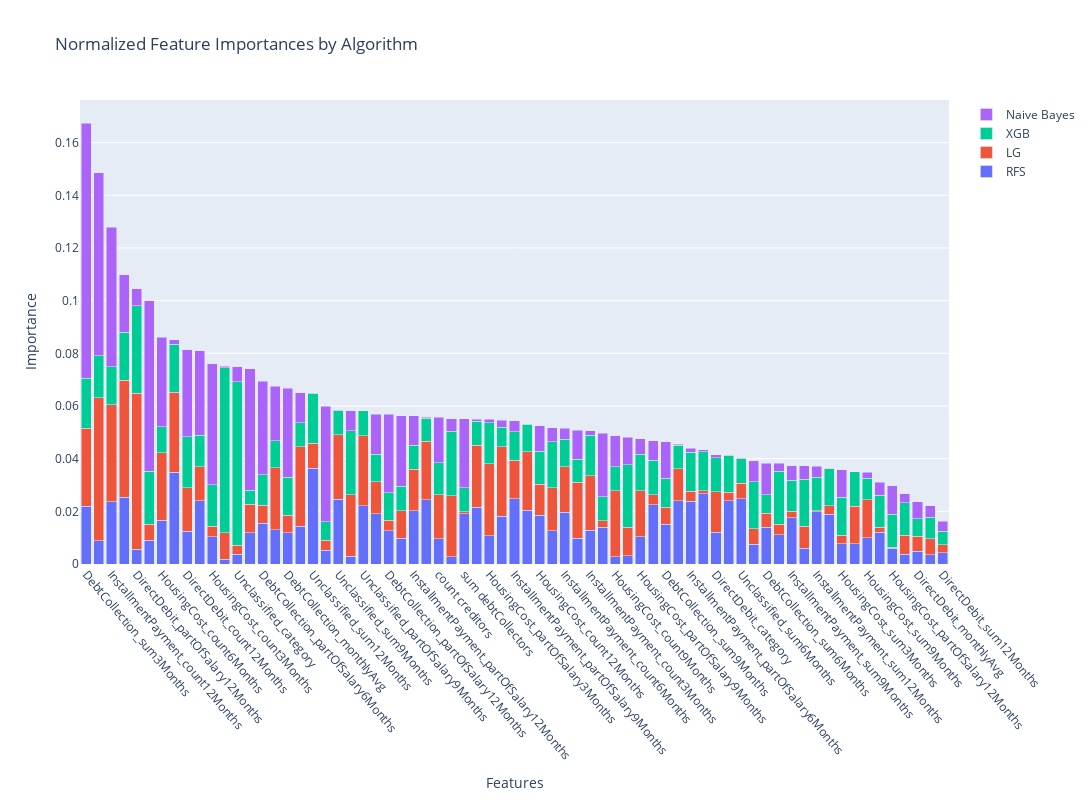

Notebook source saved alongside this figure:
### Markdown cell above
## Features 200 - 270

### Code cell
# Keep the first feature (column)
first_feature = base.iloc[:, 0]

# Select columns from 50 to 100 (note: column index is 0-based, so 50-100 is 49-99)
selected_features = base.iloc[:, 200:270]

# Combine the first feature with the selected features
forforsta = pd.concat([first_feature, selected_features], axis=1)


preprocessor = DataPreprocessor(forforsta)
(Xtrain, Ytrain), (Xtest, Ytest), train_upsampled,  = preprocessor.get_split_data_with_upsample_and_scaling(0.7)

# Example usage
models = ['naive_bayes', 'xgboost', 'random_forest', 'logistic_regression']

optimizer = ModelOptimizer(models=models, X_train=Xtrain, y_train=Ytrain, n_trials=100)
best_params, best_models = optimizer.run()

# Usage
# Assuming best_models, Xtrain, Ytrain, Xtest, Ytest, train_upsampled are predefined
evaluator = ModelEvaluator(Xtrain, Ytrain, Xtest, Ytest, best_models)
evaluator.evaluate_models()
evaluator.plot_roc_curves()


# Usage
# Assuming best_models, train_upsampled, and forforsta are predefined
feature_importance = FeatureImportance(train_upsampled, best_models, forforsta)
feature_importance.calculate_importances()
feature_importance.calculate_cumulative_importance()
features_to_keep, features_to_discard = feature_importance.find_highly_correlated_features()

print("Features to keep:", features_to_keep)
print("Features to discard:", features_to_discard)

sorted_features = feature_importance.plot_importances()


## Filter away highly correlated features and take away the absolut worst
filtered_list = [item for item in sorted_features if item not in features_to_discard]
selectionFive = filtered_list[:15]

### Figure 1 — Plotly figure (JSON) as saved in the notebook; plotly's stock layout.template omitted (floating-point values rounded to 4 significant figures)
{"data": [{"name": "RFS", "type": "bar", "x": ["DebtCollection_sum3Months", "InstallmentPayment_count9Months", "InstallmentPayment_count12Months", "HousingCost_category", "DirectDebit_partOfSalary12Months", "Unclassified_count12Months", "HousingCost_count6Months", "Unclassified_sum3Months", "DirectDebit_count12Months", "DebtCollection_sum12Months", "HousingCost_count3Months", "DirectDebit_count9Months", "Unclassified_category", "Unclassified_count6Months", "DebtCollection_partOfSalary6Months", "Unclassified_count9Months", "DebtCollection_monthlyAvg", "DebtCollection_partOfSalary3Months", "Unclassified_sum12Months", "Unclassified_count3Months", "Unclassified_sum9Months", "DirectDebit_partOfSalary3Months", "Unclassified_partOfSalary9Months", "DebtCollection_partOfSalary9Months", "DebtCollection_partOfSalary12Months", "count debtCollectors", "InstallmentPayment_partOfSalary12Months", "Unclassified_partOfSalary3Months", "count creditors", "DirectDebit_partOfSalary6Months", "sum debtCollectors", "InstallmentPayment_monthlyAvg", "HousingCost_partOfSalary3Months", "InstallmentPayment_category", "InstallmentPayment_partOfSalary9Months", "Unclassified_monthlyAvg", "HousingCost_count12Months", "HousingCost_sum6Months", "InstallmentPayment_count6Months", "HousingCost_partOfSalary6Months", "InstallmentPayment_count3Months", "sum creditors", "HousingCost_count9Months", "DirectDebit_partOfSalary9Months", "HousingCost_partOfSalary9Months", "InstallmentPayment_sum3Months", "DebtCollection_sum9Months", "Unclassified_partOfSalary12Months", "InstallmentPayment_partOfSalary6Months", "Unclassified_partOfSalary6Months", "DirectDebit_category", "InstallmentPayment_partOfSalary3Months", "Unclassified_sum6Months", "DirectDebit_count3Months", "DebtCollection_sum6Months", "DirectDebit_count6Months", "InstallmentPayment_sum9Months", "DirectDebit_sum3Months", "InstallmentPayment_sum12Months", "InstallmentPayment_sum6Months", "HousingCost_sum3Months", "HousingCost_monthlyAvg", "HousingCost_sum9Months", "HousingCost_sum12Months", "HousingCost_partOfSalary12Months", "DirectDebit_sum6Months", "DirectDebit_monthlyAvg", "DirectDebit_sum9Months", "DirectDebit_sum12Months"], "y": [0.0219, 0.008922, 0.02362, 0.02536, 0.005551, 0.009031, 0.01655, 0.03491, 0.01251, 0.02402, 0.01028, 0.001732, 0.003699, 0.01191, 0.01542, 0.01295, 0.01178, 0.01435, 0.03639, 0.005162, 0.02465, 0.003016, 0.02218, 0.01918, 0.01258, 0.009779, 0.02019, 0.02448, 0.009616, 0.002746, 0.0191, 0.02154, 0.01064, 0.01819, 0.0248, 0.02033, 0.01849, 0.0126, 0.01963, 0.009717, 0.0128, 0.01398, 0.002773, 0.003185, 0.01028, 0.02241, 0.01516, 0.02395, 0.0238, 0.02675, 0.01207, 0.02404, 0.02481, 0.007555, 0.01404, 0.01114, 0.01755, 0.006004, 0.01986, 0.0189, 0.007739, 0.007598, 0.009883, 0.01203, 0.006001, 0.003634, 0.004834, 0.003488, 0.004264]}, {"name": "LG", "type": "bar", "x": ["DebtCollection_sum3Months", "InstallmentPayment_count9Months", "InstallmentPayment_count12Months", "HousingCost_category", "DirectDebit_partOfSalary12Months", "Unclassified_count12Months", "HousingCost_count6Months", "Unclassified_sum3Months", "DirectDebit_count12Months", "DebtCollection_sum12Months", "HousingCost_count3Months", "DirectDebit_count9Months", "Unclassified_category", "Unclassified_count6Months", "DebtCollection_partOfSalary6Months", "Unclassified_count9Months", "DebtCollection_monthlyAvg", "DebtCollection_partOfSalary3Months", "Unclassified_sum12Months", "Unclassified_count3Months", "Unclassified_sum9Months", "DirectDebit_partOfSalary3Months", "Unclassified_partOfSalary9Months", "DebtCollection_partOfSalary9Months", "DebtCollection_partOfSalary12Months", "count debtCollectors", "InstallmentPayment_partOfSalary12Months", "Unclassified_partOfSalary3Months", "count creditors", "DirectDebit_partOfSalary6Months", "sum debtCollectors", "InstallmentPayment_monthlyAvg", "HousingCost_partOfSalary3Months", "InstallmentPayment_category", "InstallmentPayment_partOfSalary9Months", "Unclassified_monthlyAvg", "HousingCost_count12Months", "HousingCost_sum6Months", "InstallmentPayment_count6Months", "HousingCost_partOfSalary6Months", "InstallmentPayment_count3Months", "sum creditors", "HousingCost_count9Months", "DirectDebit_partOfSalary9Months", "HousingCost_partOfSalary9Months", "InstallmentPayment_sum3Months", "DebtCollection_sum9Months", "Unclassified_partOfSalary12Months", "InstallmentPayment_partOfSalary6Months", "Unclassified_partOfSalary6Months", "DirectDebit_category", "InstallmentPayment_partOfSalary3Months", "Unclassified_sum6Months", "DirectDebit_count3Months", "DebtCollection_sum6Months", "DirectDebit_count6Months", "InstallmentPayment_sum9Months", "DirectDebit_sum3Months", "InstallmentPayment_sum12Months", "InstallmentPayment_sum6Months", "HousingCost_sum3Months", "HousingCost_monthlyAvg", "HousingCost_sum9Months", "HousingCost_sum12Months", "HousingCost_partOfSalary12Months", "DirectDebit_sum6Months", "DirectDebit_monthlyAvg", "DirectDebit_sum9Months", "DirectDebit_sum12Months"], "y": [0.02964, 0.05413, 0.03687, 0.04436, 0.05928, 0.006069, 0.02569, 0.03035, 0.0165, 0.01289, 0.004035, 0.01007, 0.003357, 0.0108, 0.006936, 0.02357, 0.006651, 0.03008, 0.009505, 0.003935, 0.02447, 0.02337, 0.02652, 0.01203, 0.003984, 0.01046, 0.01571, 0.02213, 0.01669, 0.02315, 0.0007531, 0.0235, 0.02735, 0.02627, 0.01466, 0.02223, 0.01186, 0.0163, 0.01738, 0.02126, 0.02075, 0.002351, 0.02509, 0.01071, 0.01762, 0.003922, 0.006341, 0.01223, 0.003906, 0.001154, 0.01545, 0.003266, 0.005908, 0.005882, 0.0053, 0.004019, 0.0025, 0.008367, 0.0003371, 0.003293, 0.00318, 0.01424, 0.01459, 0.001987, 0.0004249, 0.007288, 0.005762, 0.006174, 0.003136]}, {"name": "XGB", "type": "bar", "x": ["DebtCollection_sum3Months", "InstallmentPayment_count9Months", "InstallmentPayment_count12Months", "HousingCost_category", "DirectDebit_partOfSalary12Months", "Unclassified_count12Months", "HousingCost_count6Months", "Unclassified_sum3Months", "DirectDebit_count12Months", "DebtCollection_sum12Months", "HousingCost_count3Months", "DirectDebit_count9Months", "Unclassified_category", "Unclassified_count6Months", "DebtCollection_partOfSalary6Months", "Unclassified_count9Months", "DebtCollection_monthlyAvg", "DebtCollection_partOfSalary3Months", "Unclassified_sum12Months", "Unclassified_count3Months", "Unclassified_sum9Months", "DirectDebit_partOfSalary3Months", "Unclassified_partOfSalary9Months", "DebtCollection_partOfSalary9Months", "DebtCollection_partOfSalary12Months", "count debtCollectors", "InstallmentPayment_partOfSalary12Months", "Unclassified_partOfSalary3Months", "count creditors", "DirectDebit_partOfSalary6Months", "sum debtCollectors", "InstallmentPayment_monthlyAvg", "HousingCost_partOfSalary3Months", "InstallmentPayment_category", "InstallmentPayment_partOfSalary9Months", "Unclassified_monthlyAvg", "HousingCost_count12Months", "HousingCost_sum6Months", "InstallmentPayment_count6Months", "HousingCost_partOfSalary6Months", "InstallmentPayment_count3Months", "sum creditors", "HousingCost_count9Months", "DirectDebit_partOfSalary9Months", "HousingCost_partOfSalary9Months", "InstallmentPayment_sum3Months", "DebtCollection_sum9Months", "Unclassified_partOfSalary12Months", "InstallmentPayment_partOfSalary6Months", "Unclassified_partOfSalary6Months", "DirectDebit_category", "InstallmentPayment_partOfSalary3Months", "Unclassified_sum6Months", "DirectDebit_count3Months", "DebtCollection_sum6Months", "DirectDebit_count6Months", "InstallmentPayment_sum9Months", "DirectDebit_sum3Months", "InstallmentPayment_sum12Months", "InstallmentPayment_sum6Months", "HousingCost_sum3Months", "HousingCost_monthlyAvg", "HousingCost_sum9Months", "HousingCost_sum12Months", "HousingCost_partOfSalary12Months", "DirectDebit_sum6Months", "DirectDebit_monthlyAvg", "DirectDebit_sum9Months", "DirectDebit_sum12Months"], "y": [0.01902, 0.01594, 0.01432, 0.01835, 0.03328, 0.02005, 0.009882, 0.01813, 0.01931, 0.01206, 0.01571, 0.06269, 0.0621, 0.00524, 0.01155, 0.01022, 0.01449, 0.009302, 0.01895, 0.00696, 0.009018, 0.02423, 0.009418, 0.01048, 0.0104, 0.009374, 0.009191, 0.008642, 0.01211, 0.02444, 0.009048, 0.009148, 0.01573, 0.007442, 0.01068, 0.01056, 0.01241, 0.01761, 0.01039, 0.008746, 0.0154, 0.009126, 0.009158, 0.02385, 0.01377, 0.01311, 0.0111, 0.008826, 0.01474, 0.01474, 0.01281, 0.01409, 0.00921, 0.01775, 0.00692, 0.02002, 0.01174, 0.01791, 0.01276, 0.0142, 0.01444, 0.01323, 0.008014, 0.012, 0.01251, 0.01225, 0.006557, 0.008026, 0.005125]}, {"name": "Naive Bayes", "type": "bar", "x": ["DebtCollection_sum3Months", "InstallmentPayment_count9Months", "InstallmentPayment_count12Months", "HousingCost_category", "DirectDebit_partOfSalary12Months", "Unclassified_count12Months", "HousingCost_count6Months", "Unclassified_sum3Months", "DirectDebit_count12Months", "DebtCollection_sum12Months", "HousingCost_count3Months", "DirectDebit_count9Months", "Unclassified_category", "Unclassified_count6Months", "DebtCollection_partOfSalary6Months", "Unclassified_count9Months", "DebtCollection_monthlyAvg", "DebtCollection_partOfSalary3Months", "Unclassified_sum12Months", "Unclassified_count3Months", "Unclassified_sum9Months", "DirectDebit_partOfSalary3Months", "Unclassified_partOfSalary9Months", "DebtCollection_partOfSalary9Months", "DebtCollection_partOfSalary12Months", "count debtCollectors", "InstallmentPayment_partOfSalary12Months", "Unclassified_partOfSalary3Months", "count creditors", "DirectDebit_partOfSalary6Months", "sum debtCollectors", "InstallmentPayment_monthlyAvg", "HousingCost_partOfSalary3Months", "InstallmentPayment_category", "InstallmentPayment_partOfSalary9Months", "Unclassified_monthlyAvg", "HousingCost_count12Months", "HousingCost_sum6Months", "InstallmentPayment_count6Months", "HousingCost_partOfSalary6Months", "InstallmentPayment_count3Months", "sum creditors", "HousingCost_count9Months", "DirectDebit_partOfSalary9Months", "HousingCost_partOfSalary9Months", "InstallmentPayment_sum3Months", "DebtCollection_sum9Months", "Unclassified_partOfSalary12Months", "InstallmentPayment_partOfSalary6Months", "Unclassified_partOfSalary6Months", "DirectDebit_category", "InstallmentPayment_partOfSalary3Months", "Unclassified_sum6Months", "DirectDebit_count3Months", "DebtCollection_sum6Months", "DirectDebit_count6Months", "InstallmentPayment_sum9Months", "DirectDebit_sum3Months", "InstallmentPayment_sum12Months", "InstallmentPayment_sum6Months", "HousingCost_sum3Months", "HousingCost_monthlyAvg", "HousingCost_sum9Months", "HousingCost_sum12Months", "HousingCost_partOfSalary12Months", "DirectDebit_sum6Months", "DirectDebit_monthlyAvg", "DirectDebit_sum9Months", "DirectDebit_sum12Months"], "y": [0.09682, 0.0695, 0.05304, 0.02179, 0.006378, 0.06476, 0.034, 0.001837, 0.03303, 0.03193, 0.04596, 0.0006811, 0.00584, 0.04617, 0.03547, 0.02068, 0.03386, 0.01128, 9.342e-05, 0.04381, 0.0001632, 0.007652, 0.0001488, 0.01516, 0.02987, 0.02677, 0.01129, 0.0004949, 0.01733, 0.004885, 0.02626, 0.0008411, 0.001223, 0.002732, 0.004308, 9.076e-05, 0.009805, 0.005165, 0.004238, 0.01102, 0.001583, 0.02411, 0.01164, 0.01039, 0.005871, 0.007451, 0.0139, 0.0003988, 0.001456, 0.0007013, 0.001195, 4.853e-05, 0.0001321, 0.007997, 0.01208, 0.002991, 0.005573, 0.005024, 0.004116, 4.427e-05, 0.01044, 5.518e-05, 0.002418, 0.005078, 0.01075, 0.003445, 0.006525, 0.004435, 0.003796]}], "layout": {"barmode": "stack", "height": 800, "title": {"text": "Normalized Feature Importances by Algorithm"}, "width": 1800, "xaxis": {"categoryorder": "total descending", "tickangle": 50, "title": {"text": "Features"}}, "yaxis": {"title": {"text": "Importance"}}}}
